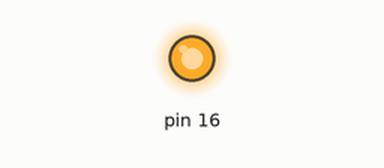
Recording of a program running on a simulated Raspberry Pi (header pin numbers). On the bench: output pins drawn as LEDs (lit = HIGH). At 4.0 s the program stops and its outputs stay as they are.

Above: at 0.1 s.
At 3.1 s:
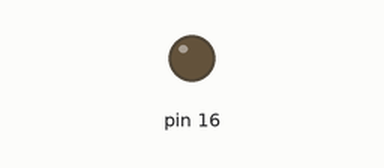
Timing chart, 0 to 4.6 s (numbered marks = the images above):
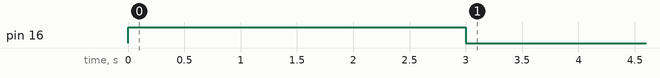

The program:

laser.py
```python
# (licence header left out)
import RPi.GPIO as GPIO
import time

class laser:
        def __init__(self, laserPin):
            self.laserPin = laserPin
        def laserSet(self):
            GPIO.setup(self.laserPin, GPIO.OUT)
            GPIO.output(self.laserPin, GPIO.LOW)
        def turnOn(self):
            GPIO.output(self.laserPin, GPIO.HIGH)
        def turnOff(self):
            GPIO.output(self.laserPin, GPIO.LOW)

def getStandartLaser():
    myLaser = laser(16)
    myLaser.laserSet()
    return myLaser

def main(args):
    testMe()

def testMe():
    GPIO.setmode(GPIO.BOARD)
    GPIO.setup(16, GPIO.OUT)
    GPIO.output(16,GPIO.HIGH)
    time.sleep(3)
    GPIO.output(16,GPIO.LOW)
    time.sleep(1)

    return 0

if __name__ == '__main__':
    import sys
    sys.exit(main(sys.argv))
```

Measured:
- by itself, pin 16: LOW → HIGH at 0.00 s, → LOW 3.0 s later
